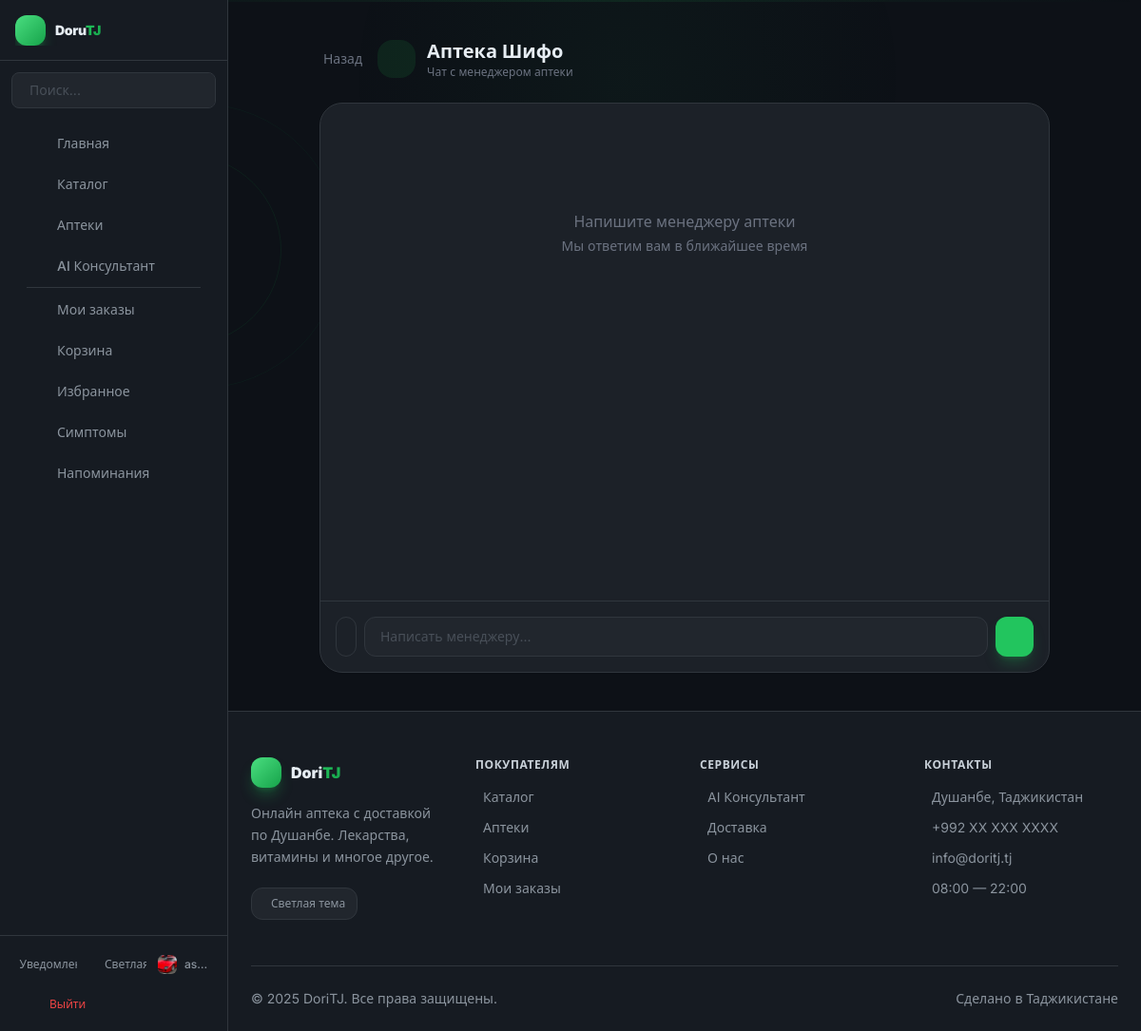
The app's page /pharmacies/1/chat/ (signed in) with its own data.
### accounts/models.py (models this page shows, shortened)
class User(AbstractUser):
    phone = models.CharField(max_length=20, blank=True)
    address = models.TextField(blank=True)
    birth_date = models.DateField(null=True, blank=True)
    avatar = models.ImageField(upload_to='avatars/', blank=True)
    age = models.PositiveIntegerField(null=True, blank=True)
    is_courier = models.BooleanField(default=False)
    is_manager = models.BooleanField(default=False)

### pharmacies/models.py (models this page shows, shortened)
class Pharmacy(models.Model):
    name = models.CharField(max_length=200)
    address = models.TextField()
    phone = models.CharField(max_length=20)
    latitude = models.FloatField()
    longitude = models.FloatField()
    working_hours = models.CharField(max_length=100)
    is_active = models.BooleanField(default=True)
    manager = models.ForeignKey(
        settings.AUTH_USER_MODEL,
        on_delete=models.SET_NULL,
        null=True,
        blank=True,
        related_name='managed_pharmacies'
    )

### pharmacies/views.py (the view, shortened to what this page needs)
# urls.py: path('<int:pk>/chat/', views.pharmacy_chat, name='pharmacy_chat'),
@login_required
def pharmacy_chat(request, pk):
    pharmacy = get_object_or_404(Pharmacy, pk=pk)
    chat, _ = PharmacyChat.objects.get_or_create(
        pharmacy=pharmacy,
        user=request.user
    )
    messages = PharmacyChatMessage.objects.filter(
        chat=chat
    ).order_by('created_at')
    return render(request, 'pharmacy_chat.html', {
        'pharmacy': pharmacy,
        'chat': chat,
        'messages': messages,
    })

### templates/pharmacy_chat.html (shortened to what this page needs)
{% extends 'base.html' %}
{% load i18n %}
{% block content %}
<div class="max-w-3xl mx-auto">
    <div class="flex items-center gap-4 mb-6">
        <a href="{% url 'pharmacy_detail' pharmacy.pk %}"
           class="flex items-center gap-1 text-gray-400 dark:text-gray-500 hover:text-brand-500 dark:hover:text-brand-400 text-sm transition-colors">
             {% trans 'Назад' %}
        </a>
        <div class="flex items-center gap-3">
            <div class="w-10 h-10 bg-brand-50 dark:bg-brand-900/30 rounded-2xl flex items-center justify-center">
            </div>
            <div>
                <h1 class="text-xl font-bold text-gray-900 dark:text-white">{{ pharmacy.name }}</h1>
                <p class="text-xs text-gray-400 dark:text-gray-500">{% trans 'Чат с менеджером аптеки' %}</p>
            </div>
        </div>
    </div>
    <div class="bg-white dark:bg-gray-900 rounded-3xl border border-gray-200 dark:border-gray-700/50 overflow-hidden flex flex-col shadow-sm" style="height: 600px;">
        <div class="flex-1 overflow-y-auto p-5 space-y-3" id="chat-messages">
            {% for msg in messages %}
            <div class="flex {% if msg.sender == 'user' %}justify-end{% else %}justify-start{% endif %}"
                 data-id="{{ msg.pk }}">
                <div class="max-w-sm">
                    <p class="text-xs text-gray-400 dark:text-gray-500 mb-1 {% if msg.sender == 'user' %}text-right{% endif %}">
                        {% if msg.sender == 'user' %}
                            {% trans 'Вы' %}
                        {% else %}
                            <i class="ti ti-building-store text-brand-500 text-xs mr-0.5"></i>{% trans 'Менеджер' %}
                        {% endif %}
                        · {{ msg.created_at|date:"H:i" }}
                    </p>
                    <div class="{% if msg.sender == 'user' %}bg-brand-500 text-white rounded-2xl rounded-tr-sm{% else %}bg-gray-50 dark:bg-gray-800 text-gray-800 dark:text-gray-200 rounded-2xl rounded-tl-sm border border-gray-200 dark:border-gray-700{% endif %} px-4 py-3 shadow-sm">
                        {% if msg.text %}
                            <p class="text-sm">{{ msg.text }}</p>
                        {% endif %}
                        {% if msg.image %}
                            <img src="{{ msg.image.url }}"
                                 class="rounded-xl mt-2 max-w-full cursor-pointer"
                                 onclick="window.open('{{ msg.image.url }}')">
                        {% endif %}
                    </div>
                </div>
            </div>
            {% empty %}
            <div class="text-center py-20">
                <p class="text-gray-400 dark:text-gray-500 font-medium">{% trans 'Напишите менеджеру аптеки' %}</p>
                <p class="text-gray-400 dark:text-gray-500 text-sm mt-1">{% trans 'Мы ответим вам в ближайшее время' %}</p>
            </div>
            {% endfor %}
        </div>
        <div class="border-t border-gray-200 dark:border-gray-700/50 p-4">
            <form method="POST" enctype="multipart/form-data">
                <div class="flex gap-2">
                    <label class="cursor-pointer p-2.5 border border-gray-200 dark:border-gray-700 rounded-xl hover:border-brand-400 dark:hover:border-brand-600 text-gray-400 dark:text-gray-500 hover:text-brand-500 dark:hover:text-brand-400 btn-press transition-all">
                    </label>
                    <div class="relative flex-1">
                        <input type="text" name="text" id="text-input"
                               placeholder="{% trans 'Написать менеджеру...' %}"
                               autocomplete="off"
                               class="w-full bg-gray-50 dark:bg-gray-800 border border-gray-200 dark:border-gray-700 rounded-xl px-4 py-2.5 text-sm text-gray-900 dark:text-white placeholder-gray-400 dark:placeholder-gray-500 focus:outline-none focus:border-brand-500 dark:focus:border-brand-400 transition-all">
                    </div>
                    <button type="submit"
                            class="bg-brand-500 hover:bg-brand-600 text-white px-5 py-2.5 rounded-xl btn-press transition-all shadow-lg shadow-brand-500/25">
                    </button>
                </div>
            </form>
        </div>
    </div>
</div>
{% endblock %}

### templates/base.html (shortened to what this page needs)
{% load i18n %}
{% get_current_language as LANGUAGE_CODE %}
<!DOCTYPE html>
<html lang="{{ LANGUAGE_CODE }}" class="scroll-smooth dark">
<head>
  <script src="https://cdn.tailwindcss.com"></script>
  <link rel="stylesheet" href="https://cdn.jsdelivr.net/npm/@tabler/icons-webfont@latest/tabler-icons.min.css">
</head>
<body class="bg-[#0d1117] text-[#e6edf3] antialiased min-h-screen">
<div style="position:fixed;inset:0;pointer-events:none;z-index:0;overflow:hidden">
</div>
<aside id="sidebar" class="sidebar flex flex-col bg-[#161b22] border-r border-[#30363d]">
  <div class="flex items-center justify-between h-16 px-4 border-b border-[#30363d] flex-shrink-0">
    <a href="{% url 'home' %}" class="flex items-center gap-2.5 overflow-hidden flex-shrink-0">
      <div class="w-8 h-8 bg-gradient-to-br from-brand-400 to-brand-600 rounded-xl flex items-center justify-center shadow-lg shadow-brand-500/30 flex-shrink-0">
      </div>
      <span class="sidebar-logo-text text-sm font-black tracking-tight truncate transition-all duration-300">
        Doru<span class="text-gradient">TJ</span>
      </span>
    </a>
    <button onclick="toggleSidebar()" class="w-7 h-7 rounded-lg flex items-center justify-center text-gray-500 hover:text-[#e6edf3] hover:bg-[#21262d] transition-all flex-shrink-0 sidebar-collapse-btn">
    </button>
  </div>
  {% if user.is_authenticated and not user.is_courier and not user.is_manager %}
  <div class="sidebar-search px-3 pt-3 pb-1">
    <form method="GET" action="{% url 'catalog' %}" class="input-glow">
      <div class="flex items-center bg-[#21262d] rounded-lg border border-[#30363d] hover:border-brand-500/50 focus-within:border-brand-500 transition-all overflow-hidden">
        <input type="text" name="search" placeholder="{% trans 'Поиск...' %}"
               class="w-full bg-transparent px-2 py-2 text-sm text-[#e6edf3] placeholder-[#484f58] focus:outline-none">
      </div>
    </form>
  </div>
  {% endif %}
  <nav class="flex-1 overflow-y-auto scrollbar-none px-3 py-3 space-y-0.5 sidebar-nav">
    {% url 'home' as home_url %}
    {% url 'catalog' as catalog_url %}
    {% url 'pharmacy_list' as pharmacy_url %}
    {% url 'consultant' as consultant_url %}
    {% url 'my_orders' as orders_url %}
    {% url 'cart' as cart_url %}
    {% url 'favorites' as favorites_url %}
    {% url 'symptom_search' as symptom_url %}
    {% url 'reminders' as reminders_url %}
    {% url 'profile' as profile_url %}
    {% with request.path as path %}
    <a href="{{ home_url }}" class="sidebar-item {% if path == home_url %}active{% endif %}">
      <span class="sidebar-label">{% trans 'Главная' %}</span>
    </a>
    {% if not user.is_courier and not user.is_manager %}
    <a href="{{ catalog_url }}" class="sidebar-item {% if path == catalog_url %}active{% endif %}">
      <span class="sidebar-label">{% trans 'Каталог' %}</span>
    </a>
    <a href="{{ pharmacy_url }}" class="sidebar-item {% if path == pharmacy_url %}active{% endif %}">
      <span class="sidebar-label">{% trans 'Аптеки' %}</span>
    </a>
    <a href="{{ consultant_url }}" class="sidebar-item {% if path == consultant_url %}active{% endif %}">
      <span class="sidebar-label">AI {% trans 'Консультант' %}</span>
    </a>
    {% endif %}
    {% if user.is_authenticated and not user.is_courier and not user.is_manager %}
    <div class="sidebar-divider"></div>
    <a href="{{ orders_url }}" class="sidebar-item {% if path == orders_url %}active{% endif %}">
      <span class="sidebar-label">{% trans 'Мои заказы' %}</span>
    </a>
    <a href="{{ cart_url }}" class="sidebar-item {% if path == cart_url %}active{% endif %}">
      <span class="sidebar-label">{% trans 'Корзина' %}</span>
    </a>
    <a href="{{ favorites_url }}" class="sidebar-item {% if path == favorites_url %}active{% endif %}">
      <span class="sidebar-label">{% trans 'Избранное' %}</span>
    </a>
    <a href="{{ symptom_url }}" class="sidebar-item {% if path == symptom_url %}active{% endif %}">
      <span class="sidebar-label">{% trans 'Симптомы' %}</span>
    </a>
    <a href="{{ reminders_url }}" class="sidebar-item {% if path == reminders_url %}active{% endif %}">
      <span class="sidebar-label">{% trans 'Напоминания' %}</span>
    </a>
    {% endif %}
    {% endwith %}
  </nav>
  <div class="border-t border-[#30363d] px-3 py-3 flex-shrink-0 sidebar-bottom">
    {% if user.is_authenticated %}
    <div class="flex items-center justify-between gap-1 mb-2">
      <a href="{% url 'notifications' %}" class="sidebar-item !p-2 !rounded-lg flex-1 flex items-center justify-center gap-2 relative" title="{% trans 'Уведомления' %}">
        <span class="sidebar-label text-xs">{% trans 'Уведомления' %}</span>
      </a>
      <button onclick="toggleTheme()" class="sidebar-item !p-2 !rounded-lg flex-1 flex items-center justify-center gap-2" title="{% trans 'Тема' %}">
        <span id="sidebar-theme-text" class="sidebar-label text-xs">{% trans 'Тёмная' %}</span>
      </button>
      <a href="{% url 'profile' %}" class="sidebar-item !p-2 !rounded-lg flex-1 flex items-center justify-center gap-2" title="{% trans 'Профиль' %}">
        <div class="w-5 h-5 rounded-md overflow-hidden flex-shrink-0">
          {% if user.avatar %}
          <img src="{{ user.avatar.url }}" class="w-full h-full object-cover">
          {% else %}
          <div class="w-full h-full bg-gradient-to-br from-brand-400 to-brand-600 flex items-center justify-center text-white text-[8px] font-bold">
            {{ user.username|first|upper }}
          </div>
          {% endif %}
        </div>
        <span class="sidebar-label text-xs truncate">{{ user.username }}</span>
      </a>
    </div>
    <a href="{% url 'logout' %}" class="sidebar-item !p-2 !rounded-lg text-red-500 hover:bg-red-500/10 hover:text-red-400">
      <span class="sidebar-label text-xs">{% trans 'Выйти' %}</span>
    </a>
    {% endif %}
  </div>
</aside>
<div id="main-wrapper" class="main-content flex flex-col min-h-screen relative z-10">
  <main class="flex-1 w-full max-w-7xl mx-auto px-4 md:px-6 py-6 md:py-10">
    {% block content %}{% endblock %}
  </main>
  <footer class="bg-[#161b22] border-t border-[#30363d] mt-auto pb-20 lg:pb-0">
    <div class="max-w-7xl mx-auto px-4 md:px-6">
      <div class="grid grid-cols-2 md:grid-cols-4 gap-8 py-12">
        <div class="col-span-2 md:col-span-1">
          <a href="{% url 'home' %}" class="flex items-center gap-2.5 mb-4 group">
            <div class="w-8 h-8 bg-gradient-to-br from-brand-400 to-brand-600 rounded-xl flex items-center justify-center group-hover:scale-105 transition-transform shadow-lg shadow-brand-500/30">
            </div>
            <span class="font-black text-[#e6edf3]">Dori<span class="text-gradient">TJ</span></span>
          </a>
          <p class="text-[#8b949e] text-sm leading-relaxed mb-5 max-w-xs">
            {% trans 'Онлайн аптека с доставкой по Душанбе. Лекарства, витамины и многое другое.' %}
          </p>
          <button onclick="toggleTheme()" class="inline-flex items-center gap-2 bg-[#21262d] hover:bg-[#30363d] px-3 py-2 rounded-xl text-xs font-medium text-[#8b949e] btn-press transition-all border border-[#30363d]">
            <span id="footer-theme-text">{% trans 'Тёмная тема' %}</span>
          </button>
        </div>
        <div>
          <h4 class="text-xs font-semibold text-[#c9d1d9] uppercase tracking-wider mb-4">{% trans 'Покупателям' %}</h4>
          <ul class="space-y-3">
            <li><a href="{% url 'catalog' %}" class="flex items-center gap-2 text-sm text-[#8b949e] hover:text-brand-500 transition-colors">{% trans 'Каталог' %}</a></li>
            <li><a href="{% url 'pharmacy_list' %}" class="flex items-center gap-2 text-sm text-[#8b949e] hover:text-brand-500 transition-colors">{% trans 'Аптеки' %}</a></li>
            <li><a href="{% url 'cart' %}" class="flex items-center gap-2 text-sm text-[#8b949e] hover:text-brand-500 transition-colors">{% trans 'Корзина' %}</a></li>
            <li><a href="{% url 'my_orders' %}" class="flex items-center gap-2 text-sm text-[#8b949e] hover:text-brand-500 transition-colors">{% trans 'Мои заказы' %}</a></li>
          </ul>
        </div>
        <div>
          <h4 class="text-xs font-semibold text-[#c9d1d9] uppercase tracking-wider mb-4">{% trans 'Сервисы' %}</h4>
          <ul class="space-y-3">
            <li><a href="{% url 'consultant' %}" class="flex items-center gap-2 text-sm text-[#8b949e] hover:text-brand-500 transition-colors">{% trans 'AI Консультант' %}</a></li>
            <li><a href="#" class="flex items-center gap-2 text-sm text-[#8b949e] hover:text-brand-500 transition-colors">{% trans 'Доставка' %}</a></li>
            <li><a href="#" class="flex items-center gap-2 text-sm text-[#8b949e] hover:text-brand-500 transition-colors">{% trans 'О нас' %}</a></li>
          </ul>
        </div>
        <div>
          <h4 class="text-xs font-semibold text-[#c9d1d9] uppercase tracking-wider mb-4">{% trans 'Контакты' %}</h4>
          <ul class="space-y-3 mb-5">
            <li class="flex items-start gap-2 text-sm text-[#8b949e]">{% trans 'Душанбе, Таджикистан' %}</li>
            <li><a href="tel:+992XXXXXXXXX" class="flex items-center gap-2 text-sm text-[#8b949e] hover:text-brand-500 transition-colors">+992 XX XXX XXXX</a></li>
            <li><a href="mailto:info@doritj.tj" class="flex items-center gap-2 text-sm text-[#8b949e] hover:text-brand-500 transition-colors">info@doritj.tj</a></li>
            <li class="flex items-center gap-2 text-sm text-[#8b949e]">08:00 — 22:00</li>
          </ul>
        </div>
      </div>
      <div class="border-t border-[#30363d] py-6 flex flex-col md:flex-row items-center justify-between gap-3">
        <p class="text-sm text-[#8b949e]">{% blocktrans %}© 2025 DoriTJ. Все права защищены.{% endblocktrans %}</p>
        <p class="text-sm text-[#8b949e] flex items-center gap-1.5">{% trans 'Сделано в Таджикистане' %}</p>
      </div>
    </div>
  </footer>
</div>
</body>
</html>

### records on screen
User: avatar (picture), username "as…"
Pharmacy: name "Аптека Шифо"
